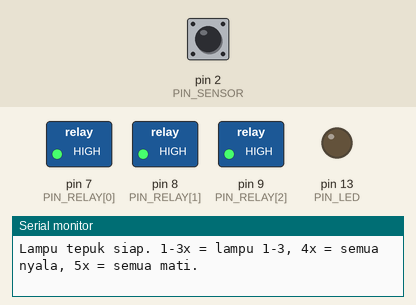
Bench run of a sketch on a simulated Arduino Uno, built with avr-gcc and run on an emulated ATmega328P. Parts: switched loads named in the sketch (green lamp = pin HIGH), output pins drawn as LEDs (lit = HIGH), the last lines printed to the serial monitor. Dashed ring = blinking. Inputs (shaded band) come from the test bench; at power-on: pin 2 (PIN_SENSOR) LOW.

Above: at 1.7 s.
1.8 s: pin 2 (PIN_SENSOR) driven HIGH
At 3.1 s:
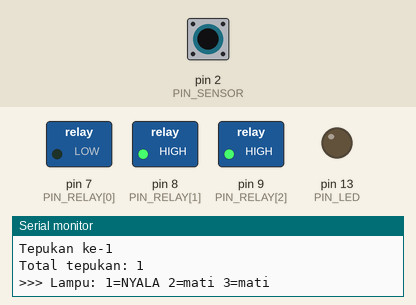
4.3 s: pin 2 (PIN_SENSOR) pulsed LOW 5 times (0.12 s each, 0.3 s apart)
At 4.9 s:
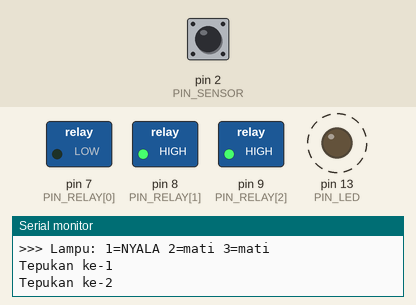
7.3 s: pin 2 (PIN_SENSOR) pulsed LOW 2 times (0.12 s each, 0.3 s apart)
At 9.5 s:
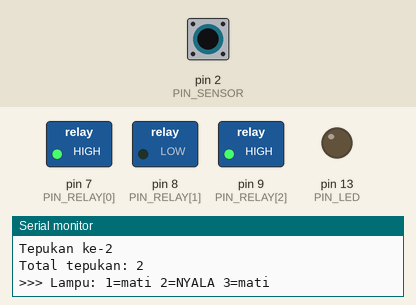
Timing chart, 0 to 11.0 s (numbered marks = the images above; inputs shaded):
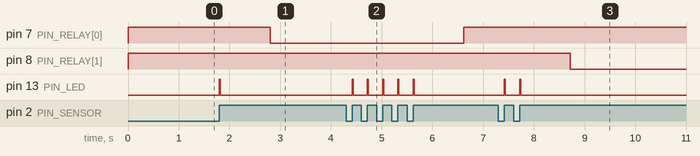

The sketch:

lampu_suara.ino
```cpp
/*
 * Lampu Tepuk — 3 lampu dikontrol pake jumlah tepukan
 *
 * Hardware:
 *   - Arduino Uno
 *   - Modul sensor suara (KY-038 / LM393), pake pin DO (digital)
 *   - 3 relay (modul relay 4 channel / 3 modul 1 channel)
 *
 * Wiring:
 *   Sensor +   -> 5V     Sensor G   -> GND     Sensor DO -> D2
 *   Relay VCC  -> 5V     Relay GND  -> GND
 *   Relay IN1  -> D7     Relay IN2  -> D8      Relay IN3 -> D9
 *
 * Cara kerja: tepuk beberapa kali beruntun, terus diam sebentar.
 * Jumlah tepukan nentuin perintahnya:
 *   1x -> cuma lampu 1 nyala
 *   2x -> cuma lampu 2 nyala
 *   3x -> cuma lampu 3 nyala
 *   4x -> semua lampu nyala
 *   5x -> semua lampu mati
 *   lebih dari 5x -> diabaikan
 */

// ===== Pin =====
const uint8_t PIN_SENSOR = 2;
const uint8_t PIN_RELAY[] = {7, 8, 9};
const uint8_t JUMLAH_LAMPU = sizeof(PIN_RELAY) / sizeof(PIN_RELAY[0]);
const uint8_t PIN_LED = LED_BUILTIN;  // indikator tepukan kedeteksi

// ===== Setting (sesuaiin sama modul lu) =====
const bool SENSOR_AKTIF_HIGH = true;  // KY-038 umumnya DO = HIGH pas ada suara. Kalau kebalik, ganti false
const bool RELAY_AKTIF_LOW   = true;  // kebanyakan modul relay aktif LOW. Kalau kebalik, ganti false

// ===== Timing (ms) =====
const unsigned long JEDA_MIN_TEPUK = 200;  // suara lebih rapat dari ini dianggap gema tepukan yang sama
const unsigned long WAKTU_SELESAI  = 1000;  // diam selama ini abis tepukan terakhir -> hitungan dieksekusi

uint8_t hitungTepuk = 0;
unsigned long waktuTepukTerakhir = 0;
bool sensorSebelumnya = false;

bool sensorAktif() {
  bool level = digitalRead(PIN_SENSOR) == HIGH;
  return SENSOR_AKTIF_HIGH ? level : !level;
}

void setRelay(uint8_t i, bool nyala) {
  bool levelPin = RELAY_AKTIF_LOW ? !nyala : nyala;
  digitalWrite(PIN_RELAY[i], levelPin ? HIGH : LOW);
}

// bit 0 = lampu 1, bit 1 = lampu 2, bit 2 = lampu 3
void setLampu(uint8_t pola) {
  for (uint8_t i = 0; i < JUMLAH_LAMPU; i++) {
    setRelay(i, pola & (1 << i));
  }
  Serial.print(F(">>> Lampu: "));
  for (uint8_t i = 0; i < JUMLAH_LAMPU; i++) {
    Serial.print(i + 1);
    Serial.print(pola & (1 << i) ? F("=NYALA ") : F("=mati "));
  }
  Serial.println();
}

void jalankanPerintah(uint8_t jumlah) {
  Serial.print(F("Total tepukan: "));
  Serial.println(jumlah);
  switch (jumlah) {
    case 1: setLampu(0b001); break;  // lampu 1 aja
    case 2: setLampu(0b010); break;  // lampu 2 aja
    case 3: setLampu(0b100); break;  // lampu 3 aja
    case 4: setLampu(0b111); break;  // semua nyala
    case 5: setLampu(0b000); break;  // semua mati
    default: Serial.println(F("Kebanyakan tepukan, diabaikan."));
  }
}

void setup() {
  Serial.begin(9600);
  pinMode(PIN_SENSOR, INPUT);
  pinMode(PIN_LED, OUTPUT);
  for (uint8_t i = 0; i < JUMLAH_LAMPU; i++) {
    pinMode(PIN_RELAY[i], OUTPUT);
    setRelay(i, false);  // pastiin semua lampu mati pas baru nyala
  }
  delay(500);  // kasih waktu sensor stabil
  Serial.println(F("Lampu tepuk siap. 1-3x = lampu 1-3, 4x = semua nyala, 5x = semua mati."));
}

void loop() {
  unsigned long sekarang = millis();
  bool aktif = sensorAktif();
  bool rising = aktif && !sensorSebelumnya;  // baru aja kedeteksi suara
  sensorSebelumnya = aktif;

  // Udah diam cukup lama -> eksekusi sesuai jumlah tepukan
  if (hitungTepuk > 0 && sekarang - waktuTepukTerakhir > WAKTU_SELESAI) {
    jalankanPerintah(hitungTepuk);
    hitungTepuk = 0;
  }

  if (!rising) return;
  if (hitungTepuk > 0 && sekarang - waktuTepukTerakhir < JEDA_MIN_TEPUK) return;  // gema

  hitungTepuk++;
  waktuTepukTerakhir = sekarang;
  Serial.print(F("Tepukan ke-"));
  Serial.println(hitungTepuk);

  digitalWrite(PIN_LED, HIGH);
  delay(20);
  digitalWrite(PIN_LED, LOW);
}
```

Measured:
- after the input at 1.8 s, pin 7 (PIN_RELAY[0]): HIGH → LOW after 1.0 s; pin 13 (PIN_LED): LOW → HIGH at once, → LOW 0.02 s later
- after the input at 4.3 s, pin 7 (PIN_RELAY[0]): LOW → HIGH after 2.3 s; pin 13 (PIN_LED): alternates HIGH for 0.02 s and LOW for 0.28 s, 10 changes in all, then stays LOW, starting after 0.12 s
- after the input at 7.3 s, pin 8 (PIN_RELAY[1]): HIGH → LOW after 1.4 s; pin 13 (PIN_LED): alternates HIGH for 0.02 s and LOW for 0.28 s, 4 changes in all, then stays LOW, starting after 0.12 s
